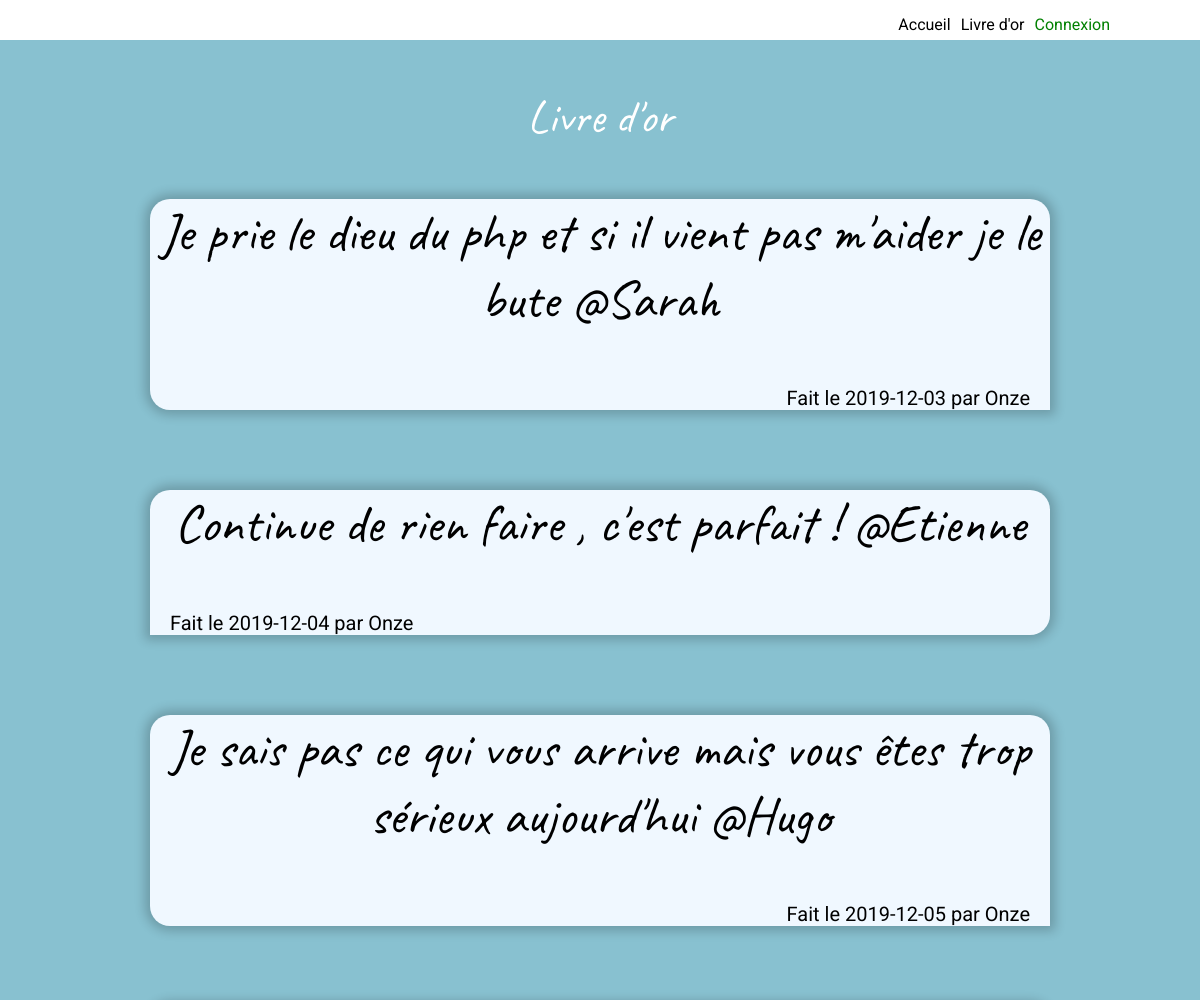
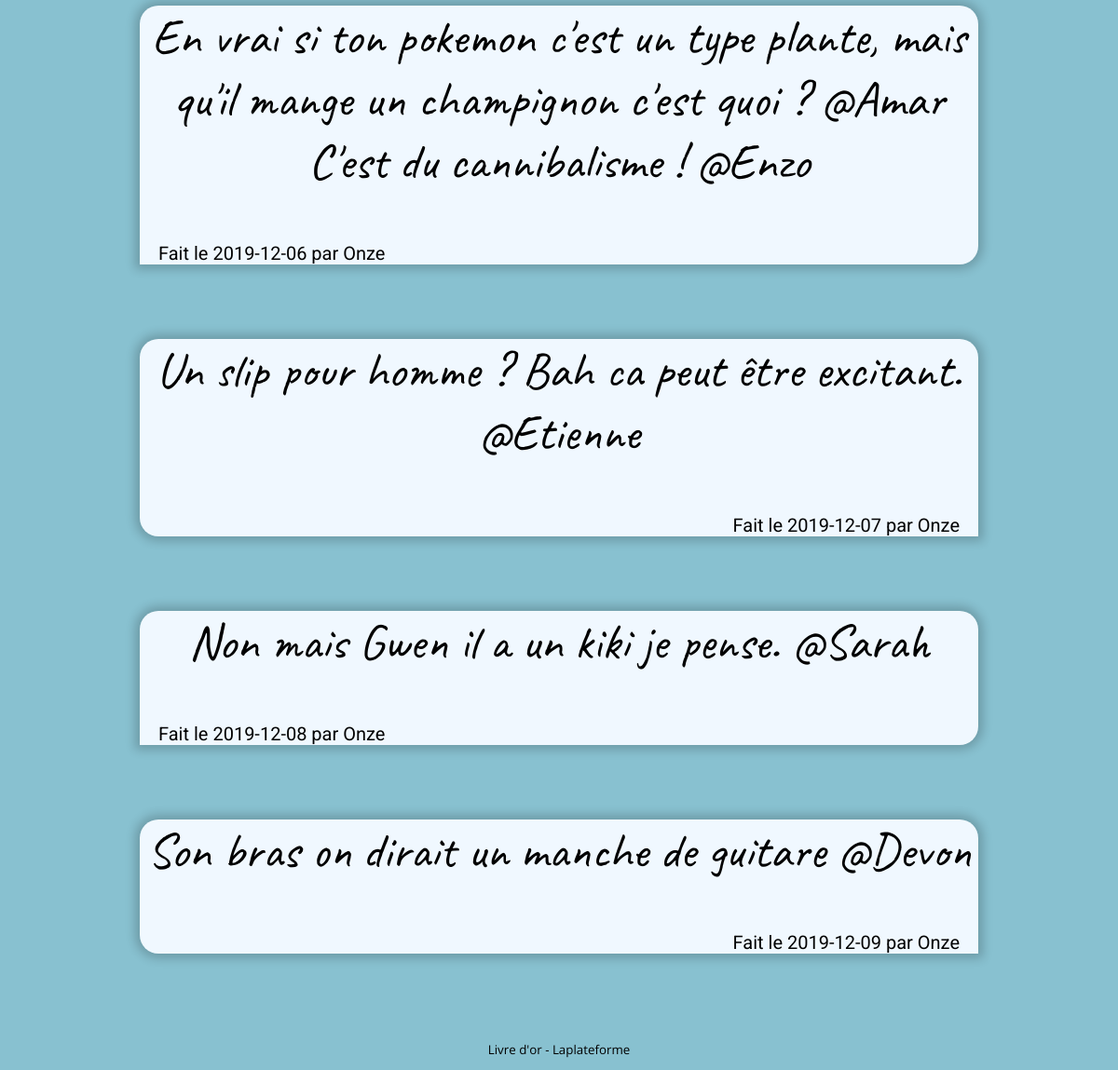
Screenshot of /livre-or.php with the database file from the repository (2 pictures, top to bottom).
### tables this page shows
CREATE TABLE IF NOT EXISTS `commentaires` (
  `id` int(11) NOT NULL AUTO_INCREMENT,
  `commentaire` text NOT NULL,
  `id_utilisateur` int(11) NOT NULL,
  `date` date NOT NULL,
  PRIMARY KEY (`id`)
);

CREATE TABLE IF NOT EXISTS `utilisateurs` (
  `id` int(11) NOT NULL AUTO_INCREMENT,
  `login` varchar(255) NOT NULL,
  `password` varchar(255) NOT NULL,
  PRIMARY KEY (`id`)
);

### livre-or.php (the view, shortened to what this page needs)
<?php
$login = mysqli_connect("localhost", "root", "", "livreor");
$request = "SELECT * FROM utilisateurs INNER JOIN commentaires ON utilisateurs.id = commentaires.id_utilisateur";
$query = mysqli_query($login, $request);
$result = mysqli_fetch_all($query);
?>
<!DOCTYPE html>
<html lang="fr">
<head>
    <link rel="stylesheet" href="style.css">
</head>
<body>
    <header class="mp0 flexr rowstart">
        <nav class="mt15 mr80">
            <ul class="mp0 flexr">
                <li class="mr10 navfont"> <a href="index.php">Accueil</a></li>
                <li class="mr10 navfont"> <a href="livre-or.php">Livre d'or</a></li>
                <li class="mr10 navfont">
                    <?php if (isset($_SESSION["isconnected"])) {
                        echo "<a href='profil.php'>Mon compte</a>";
                    } else {
                        echo "<a class='loginfont' href='connexion.php'>Connexion</a>";
                    }
                    ?>
                </li>
            </ul>
        </nav>
    </header>
    <main>
        <p class="aligncenter citation">Livre d'or</p>
        <section>
            <?php
            $i = 0;
            while ($i < count($result)) {
                if ($i % 2 != 0) {
                    echo "<article class='comunpair center'><p class='citation_livreor'>" . $result[$i][4] . "</p><p class='postinfo txtalighl'>Fait le " . $result[$i][6] . " par " . $result[$i][1] . "</article></p>";
                } else {
                    echo "<article class='compair center'><p class='citation_livreor'>" . $result[$i][4] . "</p><p class='postinfo txtalighr'>Fait le " . $result[$i][6] . " par " . $result[$i][1] . "</article></p>";
                }
                $i++;
            }
            ?>
        </section>
    </main>
</body>
<footer>
    <div class="center">
        <p class="footertxt">Livre d'or - Laplateforme</p>
    </div>
</footer>
</html>

### style.css (style rules this page uses)
body { margin: 0; padding: 0; background-color: #88c1d0; }
header { background-color: white; height: 5vh; }
ul { list-style: none; }
nav { margin-right: 20px; }
.mp0 { margin: 0; padding: 0; }
.flexr { display: flex; flex-direction: row; }
.rowstart { justify-content: flex-end; }
.center { margin: auto; }
.mr10 { margin-right: 10px; }
.mr80 { margin-right: 80px; }
.mt15 { margin-top: 15px; }
.navfont { font-family: 'Roboto', sans-serif; }
.loginfont { font-family: 'Roboto', sans-serif; color: green; }
.citation { font-size: 35pt; font-family: 'Caveat', cursive; color: white; text-align: center; }
.citation_livreor { font-size: 40pt; font-family: 'Caveat', cursive; color: black; text-align: center; }
.comunpair { width: 75vw; height: fit-content; background-color: aliceblue; border-radius: 20px 20px 20px 0px; margin-bottom: 10vh; box-shadow: 0px 0px 11px 5px rgba(0, 0, 0, 0.2); }
.compair { width: 75vw; height: fit-content; background-color: aliceblue; border-radius: 20px 20px 0px 20px; margin-bottom: 10vh; box-shadow: 0px 0px 11px 5px rgba(0, 0, 0, 0.2); }
.postinfo { font-family: 'Roboto', sans-serif; font-size: 15pt; }
.txtalighl { text-align: left; margin-left: 20px; margin-bottom: 20px; }
.txtalighr { text-align: right; margin-right: 20px; margin-bottom: 20px; }
.footertxt { text-align: center; font-family: 'Open Sans', sans-serif; font-size: 10pt; }
a { text-decoration: none; color: black; }
footer { display: flex; justify-content: center; position: sticky; bottom: 0; }

### rows the page displays
commentaires: commentaire "Je prie le dieu du php et si il vient pas m'aider je le bute @Sarah", date "2019-12-03", id_utilisateur.login "Onze"
commentaires: commentaire "Continue de rien faire , c'est parfait ! @Etienne", date "2019-12-04", id_utilisateur.login "Onze"
commentaires: commentaire "Je sais pas ce qui vous arrive mais vous êtes trop sérieux aujourd'hui @Hugo", date "2019-12-05", id_utilisateur.login "Onze"
commentaires: commentaire "En vrai si ton pokemon c'est un type plante, mais qu'il mange un champignon c'est quoi ? @Amar C'est du cannibalisme ! @Enzo", date "2019-12-06", id_utilisateur.login "Onze"
commentaires: commentaire "Un slip pour homme ? Bah ca peut être excitant. @Etienne", date "2019-12-07", id_utilisateur.login "Onze"
commentaires: commentaire "Non mais Gwen il a un kiki je pense. @Sarah", date "2019-12-08", id_utilisateur.login "Onze"
commentaires: commentaire "Son bras on dirait un manche de guitare @Devon", date "2019-12-09", id_utilisateur.login "Onze"
